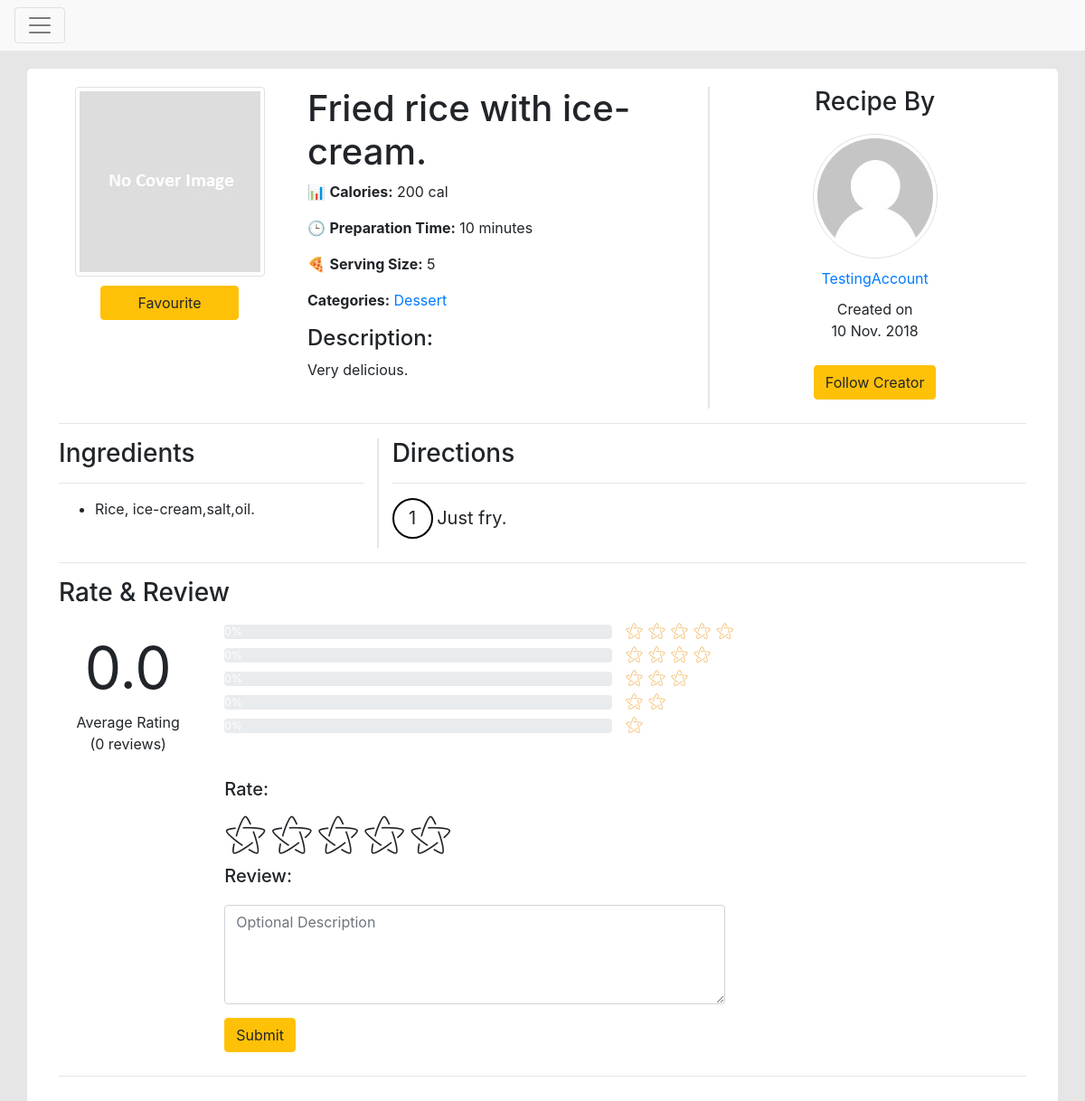
The app's page /recipes/view/2/ (signed in) with its own data.
### recipes/models.py (models this page shows, shortened)
class Recipe(models.Model):
    SPLITTER = '----------'
    pub_date = models.DateTimeField(default=timezone.now)
    title = models.CharField(max_length=50)
    description = models.TextField()
    ingredients = models.TextField()
    directions = models.TextField()
    calories = models.PositiveIntegerField()
    prep_time = models.PositiveIntegerField()
    serving = models.PositiveIntegerField()
    cover_image = models.ImageField(upload_to='media/recipes/cover_image',
                                    default='media/recipes/cover_image/default.jpg')
    recipe_by = models.ForeignKey(User,
                                  on_delete=models.CASCADE,
                                  related_name = 'recipe_by')
    class Meta:
        ordering = ['-pub_date']
    def get_rating(self):
        rating = Rating.objects.filter(recipe_id=self.id).aggregate(Avg('rate'))
        rate = rating['rate__avg']
        if rate == None:
            rate = 0
        return rate
    def get_image(self):
        images = Images.objects.filter(recipe_id=self.id)
        return images
    def get_ingredients_list(self):
        return self.ingredients.split(Recipe.SPLITTER)
    def get_directions_list(self):
        return self.directions.split(Recipe.SPLITTER)
    def get_rating_percent(self):
        total_rating = Rating.objects.filter(recipe_id=self.id).count()
        if total_rating == 0:
            return [0, 0, 0, 0, 0]
    def get_total_rating(self):
        result = Rating.objects.filter(recipe_id=self.id).count()
        return result

class Category(models.Model):
    SNACKS = 'Sn'
    BREAKFAST = 'Br'
    DESSERT = 'De'
    DINNER = 'Di'
    DRINKS = 'Dr'
    HEALTHY = 'He'
    LUNCH = 'Lu'
    SEAFOOD = 'Se'
    cat_choice = (
        (SNACKS, 'Snacks'),
        (BREAKFAST, 'Breakfast'),
        (DESSERT, 'Dessert'),
        (DINNER, 'Dinner'),
        (DRINKS, 'Drinks'),
        (HEALTHY, 'Healthy'),
        (LUNCH, 'Lunch'),
        (SEAFOOD, 'Seafood'),
    )
    title = models.CharField(max_length=5, choices=cat_choice)
    recipe = models.ForeignKey(Recipe, on_delete=models.CASCADE)
    def __str__(self):
        for i in Category.cat_choice:
            if i[0] == self.title:
                return i[1]

### accounts/models.py (models this page shows)
class User(AbstractUser):
    image = models.ImageField(upload_to='media/accounts/profile',
                              default='media/accounts/profile/default.jpg')
    description = models.TextField(blank=True)

### recipes/views.py (the view)
# urls.py: url(r'^view/(?P<pk>[0-9]+)/$', views.recipe_view, name='view'),
def recipe_view(request, pk):
    recipe = get_object_or_404(Recipe, pk=pk)
    category_list = Category.objects.filter(recipe=recipe)
    all_rating = Rating.objects.filter(recipe=recipe)
    form = RatingForm()
    stars = recipe.get_rating_percent()
    if not request.user.is_authenticated:
        is_follow = False
        is_saved = False
        is_rate = False
    else:
        try:
            f = FollowList.objects.get(following=recipe.recipe_by, followed_by=request.user)
            is_follow = True
        except FollowList.DoesNotExist:
            is_follow = False
        try:
            s = SaveList.objects.get(recipe=recipe, saved_by=request.user)
            is_saved = True
        except SaveList.DoesNotExist:
            is_saved = False
        try:
            r = Rating.objects.get(recipe=recipe, recipe_rate_by=request.user)
            is_rate = r
        except Rating.DoesNotExist:
            is_rate = False
    return render(request, 'recipes/view.html', {'recipe':recipe, 'is_follow':is_follow, 'is_saved':is_saved, 'category_list':category_list,
                                                 'stars':stars, 'form':form, 'is_rate':is_rate, 'all_rating':all_rating})

### recipes/forms.py
class RatingForm(ModelForm):
    class Meta:
        model = Rating
        fields = ['rate', 'description']
        widgets = {
            'rate': HiddenInput(),
            'description': Textarea(attrs={'rows':'4',
                                           'cols':'50',
                                           'placeholder':'Optional Description',
                                           'class':'form-control',
                                           'style':'width:auto;margin-bottom:15px;'})
        }

### recipes/templates/recipes/view.html (shortened to what this page needs)
{% extends 'base.html' %}
{% load static %}
{% block css %}
<link rel="stylesheet" type="text/css" href="{% static 'recipes/css/view.css' %}">
{% endblock %}
{% block content %}
<div class="container" style="margin-top:20px;">
    <div class="row main-container">
        <div class="col">
            <div class="row">
                <div class="col-sm-3 text-center">
                    <div class="row row-space">
                        <div class="col">
                            <img class="img-thumbnail" src="{{ recipe.cover_image.url }}">
                        </div>
                    </div>
                    <div class="row row-space">
                        <div class="col-sm-8 offset-sm-2">
                            {% if request.user != recipe.recipe_by %}
                            {% if is_saved %}
                            <form method="post" action="{% url 'recipes:unfavourite' recipe.id %}">
                                {% csrf_token %}
                                <button type="submit" class="btn btn-danger btn-block" style="cursor:pointer;">Unfavourite</button>
                            </form>
                            {% else %}
                            <form method="post" action="{% url 'recipes:favourite' recipe.id %}">
                                <button type="submit" class="btn btn-warning btn-block" style="cursor:pointer;">Favourite</button>
                            </form>
                            {% endif %}
                            {% endif %}
                        </div>
                    </div>
                </div>
                <div class="col-sm-5">
                    <h1>{{ recipe.title }}</h1>
                    <p>&#128202; <strong>Calories:</strong> {{ recipe.calories }} cal</p>
                    <p>&#128338; <strong>Preparation Time:</strong> {{ recipe.prep_time }} minutes</p>
                    <p>&#127829; <strong>Serving Size:</strong> {{ recipe.serving }}</p>
                    <p><strong>Categories:</strong>
                        {% for cat in category_list %}
                        <a href="{% url 'recipes:search' %}?category={{ cat }}">{{ cat }}</a>
                        {% endfor %}
                    </p>
                    <h4>Description:</h4>
                    <p>{{ recipe.description }}</p>
                </div>
                <div class="col-sm-4 text-center left-border">
                    <div class="row row-space">
                        <div class="col">
                            <h3>Recipe By</h3>
                        </div>
                    </div>
                    <div class="row row-space">
                        <div class="col">
                            <img class="img-thumbnail rounded-circle" src="{{ recipe.recipe_by.image.url }}">
                        </div>
                    </div>
                    <div class="row row-space">
                        <div class="col">
                            <a href="{% url 'accounts:profile' recipe.recipe_by.get_username %}">{{ recipe.recipe_by.get_username }}</a>
                        </div>
                    </div>
                    <div class="row row-space">
                        <div class="col">
                            <p style="margin-bottom:0;">Created on</p>
                            <p>{{ recipe.pub_date|date:"d N Y" }}</p>
                        </div>
                    </div>
                    {% if request.user != recipe.recipe_by %}
                    {% if is_follow %}
                    <div class="row row-space">
                        <div class="col">
                            <form method="post" action="{% url 'recipes:unfollow' recipe.recipe_by.id recipe.id %}">
                                {% csrf_token %}
                                <button class="btn btn-danger" type="submit" style="cursor:pointer;">Unfollow</button>
                            </form>
                        </div>
                    </div>
                    {% else %}
                    <div class="row row-space">
                        <div class="col">
                            <form method="post" action="{% url 'recipes:follow' recipe.recipe_by.id recipe.id %}">
                                <button class="btn btn-warning" type="submit" style="cursor:pointer;">Follow Creator</button>
                            </form>
                        </div>
                    </div>
                    {% endif %}
                    {% endif %}
                </div>
            </div>
            <hr>
            <div class="row">
                <div class="col-sm-4">
                    <h3>Ingredients</h3>
                    <hr>
                    <ul>
                        {% for ingredient in recipe.get_ingredients_list %}
                        <li style="margin-bottom:5px;">{{ ingredient }}</li>
                        {% endfor %}
                    </ul>
                </div>
                <div class="col-sm-8 left-border">
                    <h3>Directions</h3>
                    <hr>
                    {% for direction in recipe.get_directions_list %}
                    <div class="row row-space">
                        <div class="col">
                            <div class="num-display">
                                {{ forloop.counter }}
                            </div>
                            <p class="direction-text">{{ direction }}</p>
                        </div>
                    </div>
                    {% endfor %}
                </div>
            </div>
            <hr>
            <div class="row">
                <div class="col">
                    <div class="row row-space">
                        <div class="col">
                            <h3>Rate &amp; Review</h3>
                        </div>
                    </div>
                    <div class="row row-space">
                        <div class="col-sm-2 text-center">
                            <div class="row">
                                <div class="col rating-display">
                                    {{ recipe.get_rating|floatformat:1 }}
                                </div>
                            </div>
                            <div class="row">
                                <div class="col">
                                    <p style="margin-bottom:0;">Average Rating</p>
                                    <p>({{ recipe.get_total_rating }} review{{ recipe.get_total_rating|pluralize }})</p>
                                </div>
                            </div>
                        </div>
                        <div class="col-sm-10">
                            {% for star in stars %}
                            <div class="row row-space">
                                <div class="col-sm-6">
                                    <div class="progress">
                                        <div class="progress-bar bg-warning" style="width:{{ star }}%;">{{ star|floatformat:0 }}%</div>
                                    </div>
                                </div>
                                <div class="col" style="padding:0;">
                                    {% if forloop.revcounter == 5 %}<span class="star-icon">&#9885; &#9885; &#9885; &#9885; &#9885;</span>{% endif %}
                                    {% if forloop.revcounter == 4 %}<span class="star-icon">&#9885; &#9885; &#9885; &#9885;</span>{% endif %}
                                    {% if forloop.revcounter == 3 %}<span class="star-icon">&#9885; &#9885; &#9885;</span>{% endif %}
                                    {% if forloop.revcounter == 2 %}<span class="star-icon">&#9885; &#9885;</span>{% endif %}
                                    {% if forloop.revcounter == 1 %}<span class="star-icon">&#9885;</span>{% endif %}
                                </div>
                            </div>
                            {% endfor %}
                        </div>
                    </div>
                    {% if request.user != recipe.recipe_by %}
                    {% if is_rate %}
                    <div class="row row-space">
                        <div class="col">
                            <div class="row">
                                <div class="col-sm-10 offset-sm-2">
                                    <h5 style="margin:0;">Your Rating:</h5>
                                    {% if is_rate.rate == 5 %}<span class="rate-icon warning-color">&#9885; &#9885; &#9885; &#9885; &#9885;</span>{% endif %}
                                    {% if is_rate.rate == 4 %}<span class="rate-icon warning-color">&#9885; &#9885; &#9885; &#9885;</span>{% endif %}
                                    {% if is_rate.rate == 3 %}<span class="rate-icon warning-color">&#9885; &#9885; &#9885;</span>{% endif %}
                                    {% if is_rate.rate == 2 %}<span class="rate-icon warning-color">&#9885; &#9885;</span>{% endif %}
                                    {% if is_rate.rate == 1 %}<span class="rate-icon warning-color">&#9885;</span>{% endif %}
                                </div>
                            </div>
                            <div class="row">
                                <div class="col-sm-10 offset-sm-2">
                                    {% if is_rate.description %}
                                    <h5 style="margin-bottom:20px;">Your Review:</h5>
                                    <p>{{ is_rate.description }}</p>
                                    {% endif %}
                                </div>
                            </div>
                        </div>
                    </div>
                    {% else %}
                    <div class="row row-space">
                        <div class="col">
                            <div class="row">
                                <div class="col-sm-10 offset-sm-2" id="rate-icon-group">
                                    <h5 style="margin:0;">Rate:</h5>
                                    <span class="rate-icon">&#9885;<input type="hidden" value="1"></span>
                                    <span class="rate-icon">&#9885;<input type="hidden" value="2"></span>
                                    <span class="rate-icon">&#9885;<input type="hidden" value="3"></span>
                                    <span class="rate-icon">&#9885;<input type="hidden" value="4"></span>
                                    <span class="rate-icon">&#9885;<input type="hidden" value="5"></span>
                                </div>
                            </div>
                            <div class="row">
                                <div class="col-sm-10 offset-sm-2">
                                    <h5 style="margin-bottom:20px;">Review:</h5>
                                    <form method="post" action="{% url 'recipes:rate' recipe.id %}" id="form-rate">
                                        {{ form.description }}
                                        <button type="submit" class="btn btn-warning" style="cursor:pointer;">Submit</button>
                                    </form>
                                </div>
                            </div>
                        </div>
                    </div>
                    {% endif %}
                    {% endif %}
                </div>
            </div>
            <hr>
            {% if all_rating %}
                    {% load humanize %}
            {% endif %}
        </div>
    </div>
</div>
{% endblock %}

### recipes/static/recipes/css/view.css (style rules this page uses)
body { background-color: #e6e6e6; }
.main-container { background-color: white; padding: 20px; border-radius: 5px; margin-bottom: 20px; }
.row-space { margin-bottom: 10px; }
.left-border { border-left: 2px solid #e6e6e6; }
.num-display { display: inline-block; height: 45px; width: 45px; text-align: center; font-size: 125%; border-radius: 50%; padding: 5px; border: 2px solid black; }
.direction-text { font-size: 125%; display: inline-block; margin: 0; padding: 0; }
.rating-display { font-size: 400%; font-weight: 400; }
.star-icon { position:absolute; top: -9px; font-size: 20px; color: #f0ad4e; }
.rate-icon { font-size: 300%; cursor: pointer; }

### records on screen
Recipe: cover_image (placeholder picture), title "Fried rice with ice-cream.", calories "200", prep_time "10", serving "5", description "Very delicious.", recipe_by.image (placeholder picture), recipe_by.get_username "TestingAccount", pub_date "10 Nov. 2018", get_ingredients_list "Rice, ice-cream,salt,oil.", get_directions_list "Just fry.", get_rating "0.0", get_total_rating "0"
Category: title "Dessert"

### other values on screen
{{ star|floatformat:0 }} "0" "0" "0" "0" "0"
